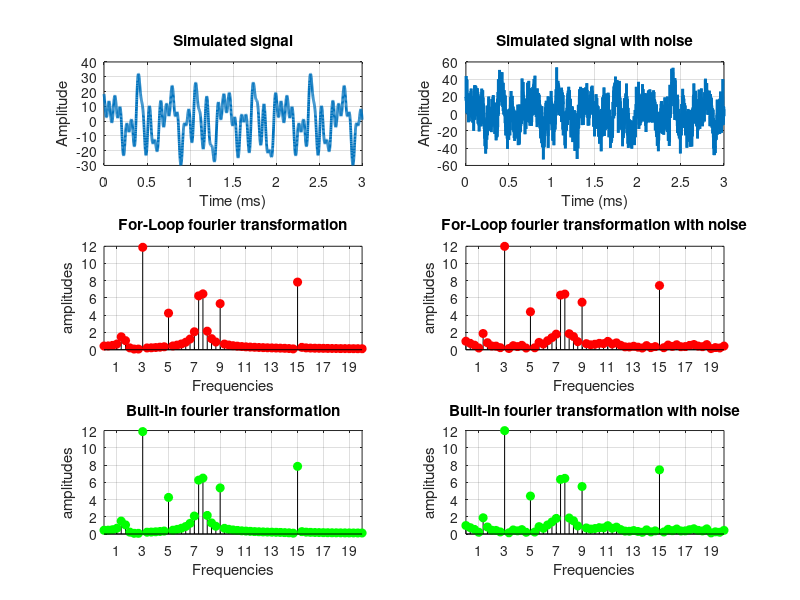

The MATLAB source for this figure:
%%% Creating a noisy signal adding multiple sine waves together and retreiving the components with a fourier transformation
%   Done with both for-looping transformation and ftt() function.


%% Creating the signal

% sine parameters
freqs = [1.5 3 5 7.5 9 15];
phs = [0 2*pi pi/2 pi/3 pi*3 3/4*pi 2/3*pi];
ampls = [2 12 4 10 6 8];

% reading parameters
srate = 1048; %Hz
times = 0:1/srate:3;
pnts = length(times); 

% signal
sig = zeros(1, pnts);

for fi = 1:length(freqs)
  
  sig(1, :) = sig(1, :) + (ampls(fi) * sin(2*pi*freqs(fi)*times + phs(fi)));
  
end

% Implementing fourier transformation using a for-loop
ftimes = (0:pnts -1)/pnts;
nyquist =  srate/2;

fcoef = zeros(size(sig));

for i = 1:pnts
  
  csw = exp(-1i*2*pi*(i - 1)*ftimes);
  fcoef(1, i) = sum(csw.*sig);
  
end

% Possible frequencies
fhz = linspace(0, nyquist, (pnts/2) + 1);

% Extracting and normalising amplitudes
extr_amp = 2 * abs(fcoef / pnts);


% Using built-in fourier transformation
fftcoef = fft(sig);
fftamp = 2*abs(fftcoef / pnts);



%% Trying adding some noise to see if it affects the fourier transformation
%  Same as before, just with noise

fcoef_noise = zeros(size(sig));
% Adding noise
noise = randn(1, pnts) * 10;
sig_noisy = sig + noise;

for i = 1:pnts
  
  csw = exp(-1i*2*pi*(i - 1)*ftimes);
  fcoef_noise(1, i) = sum(csw.*sig_noisy);
  
end


% Extracting and normalising amplitudes
extr_amp_noise = 2 * abs(fcoef_noise / pnts);


% Using built-in fourier transformation
fftcoef_noise = fft(sig_noisy);
fftamp_noise = 2*abs(fftcoef_noise / pnts);


% Plotting

figure(1)

% Plotting Signal without noise
subplot(321)
plot(times, sig, "LineWidth", 2)
xlabel("Time (ms)")
ylabel("Amplitude")
title("Simulated signal")
grid on

% Plotting result of for-loop fourier transformation without noise
subplot(323)
stem(fhz, extr_amp(1:length(fhz)), "k", "MarkerFaceColor", "red", "MarkerEdgeColor", "red")
set(gca, "xlim", [0 20])
xticks(-1:2:20)
xlabel("Frequencies")
ylabel("amplitudes")
title("For-Loop fourier transformation")
grid on

% Plotting results from built-in function without noise
subplot(325)
stem(fhz, fftamp(1:length(fhz)), "k", "MarkerFaceColor", "green", "MarkerEdgeColor", "green")
set(gca, "xlim", [0 20])
xticks(-1:2:20)
xlabel("Frequencies")
ylabel("amplitudes")
title("Built-in fourier transformation")
grid on

% Plotting Signal with noise
subplot(322)
plot(times, sig_noisy, "LineWidth", 2)
xlabel("Time (ms)")
ylabel("Amplitude")
title("Simulated signal with noise")
grid on

% Plotting result of for-loop fourier transformation with noise
subplot(324)
stem(fhz, extr_amp_noise(1:length(fhz)), "k", "MarkerFaceColor", "red", "MarkerEdgeColor", "red")
set(gca, "xlim", [0 20])
xticks(-1:2:20)
xlabel("Frequencies")
ylabel("amplitudes")
title("For-Loop fourier transformation with noise")
grid on

% Plotting results from built-in function with noise
subplot(326)
stem(fhz, fftamp_noise(1:length(fhz)), "k", "MarkerFaceColor", "green", "MarkerEdgeColor", "green")
set(gca, "xlim", [0 20])
xticks(-1:2:20)
xlabel("Frequencies")
ylabel("amplitudes")
title("Built-in fourier transformation with noise")
grid on
